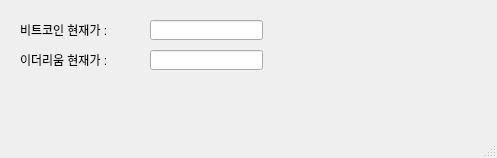
<?xml version="1.0" encoding="UTF-8"?>
<ui version="4.0">
 <class>MainWindow</class>
 <widget class="QMainWindow" name="MainWindow">
  <property name="geometry">
   <rect>
    <x>0</x>
    <y>0</y>
    <width>497</width>
    <height>158</height>
   </rect>
  </property>
  <property name="windowTitle">
   <string>코빗 시세 조회기</string>
  </property>
  <property name="windowIcon">
   <iconset>
    <normaloff>bitcoin.png</normaloff>bitcoin.png</iconset>
  </property>
  <widget class="QWidget" name="centralwidget">
   <widget class="QLabel" name="label">
    <property name="geometry">
     <rect>
      <x>20</x>
      <y>20</y>
      <width>131</width>
      <height>20</height>
     </rect>
    </property>
    <property name="text">
     <string>비트코인 현재가 :</string>
    </property>
   </widget>
   <widget class="QLineEdit" name="lineEdit">
    <property name="geometry">
     <rect>
      <x>150</x>
      <y>20</y>
      <width>113</width>
      <height>20</height>
     </rect>
    </property>
    <property name="alignment">
     <set>Qt::AlignRight|Qt::AlignTrailing|Qt::AlignVCenter</set>
    </property>
   </widget>
   <widget class="QLabel" name="label_2">
    <property name="geometry">
     <rect>
      <x>20</x>
      <y>50</y>
      <width>131</width>
      <height>20</height>
     </rect>
    </property>
    <property name="text">
     <string>이더리움 현재가 :</string>
    </property>
   </widget>
   <widget class="QLineEdit" name="lineEdit_2">
    <property name="geometry">
     <rect>
      <x>150</x>
      <y>50</y>
      <width>113</width>
      <height>20</height>
     </rect>
    </property>
    <property name="alignment">
     <set>Qt::AlignRight|Qt::AlignTrailing|Qt::AlignVCenter</set>
    </property>
   </widget>
  </widget>
  <widget class="QMenuBar" name="menubar">
   <property name="geometry">
    <rect>
     <x>0</x>
     <y>0</y>
     <width>497</width>
     <height>26</height>
    </rect>
   </property>
  </widget>
  <widget class="QStatusBar" name="statusbar"/>
 </widget>
 <resources/>
 <connections/>
</ui>
